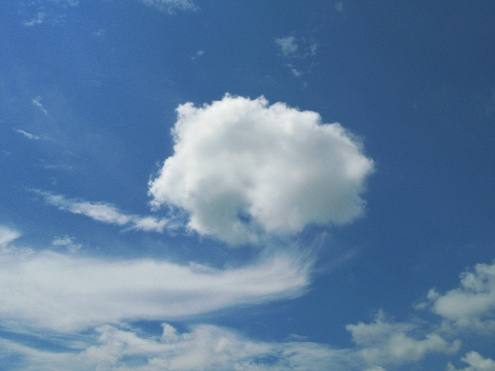
#> input picture Image Segmentation Watershed Algorithm/B2.jpg, 495 x 371 px
$ python 'Image Segmentation Watershed Algorithm.py'
#> lines starting #> are read from the running program, lines starting #| are printed output that depends on the picture; after the words box and inside, x2 and y2 are one past the last pixel; in counts of white or black regions, pixels touching at a corner belong together
import numpy as np
import cv2
from matplotlib import pyplot as plt

img = cv2.imread('B2.jpg', 0)
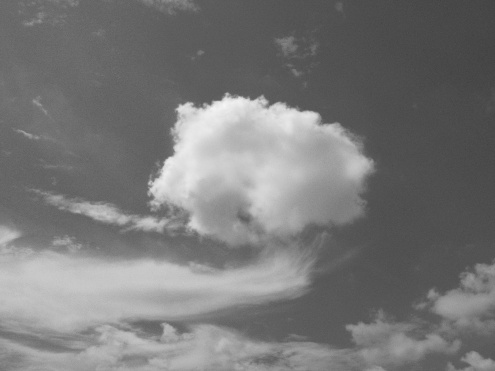
#> img: shape (371, 495); min 65, max 246, mean 119.8
ret, thresh = cv2.threshold(img,0,255,cv2.THRESH_BINARY+cv2.THRESH_OTSU)
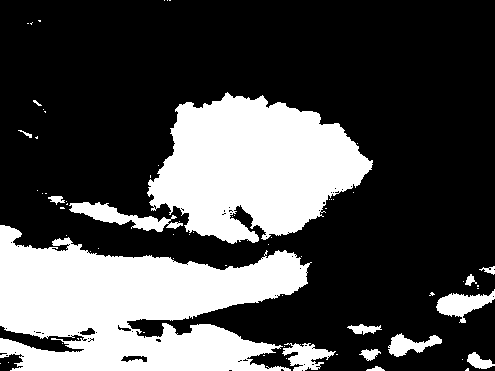
#> thresh: shape (371, 495); 30.2% white; 68 white regions (53 under 20 px), largest, box (x1, y1, x2, y2) and area: (0, 225, 312, 371) 28555, (147, 92, 373, 244) 22170, (69, 202, 183, 232) 1272
#> ret = 135

cv2.imshow('B2.jpg', thresh)
cv2.waitKey(0)
